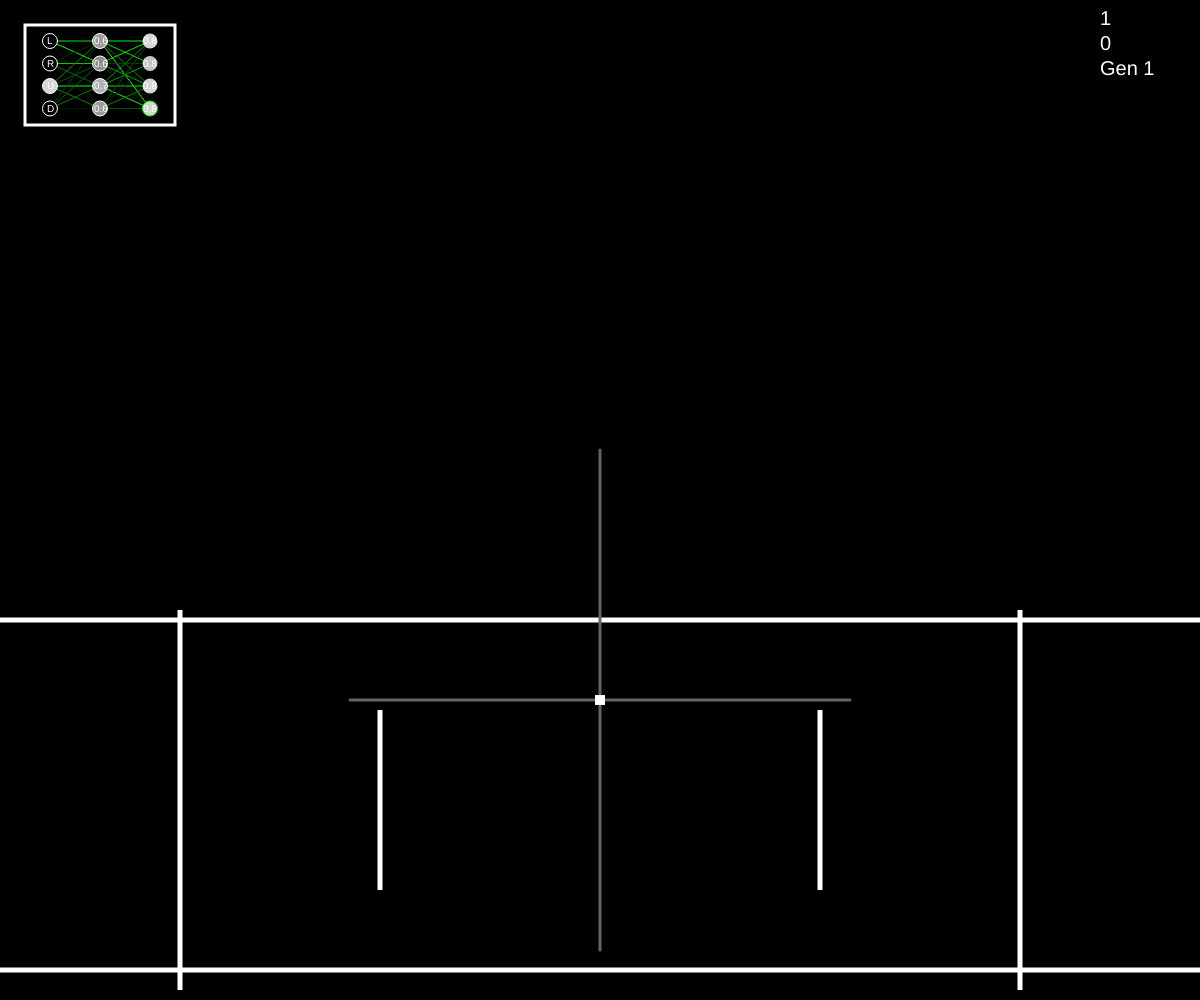
Frame 1 (no input)
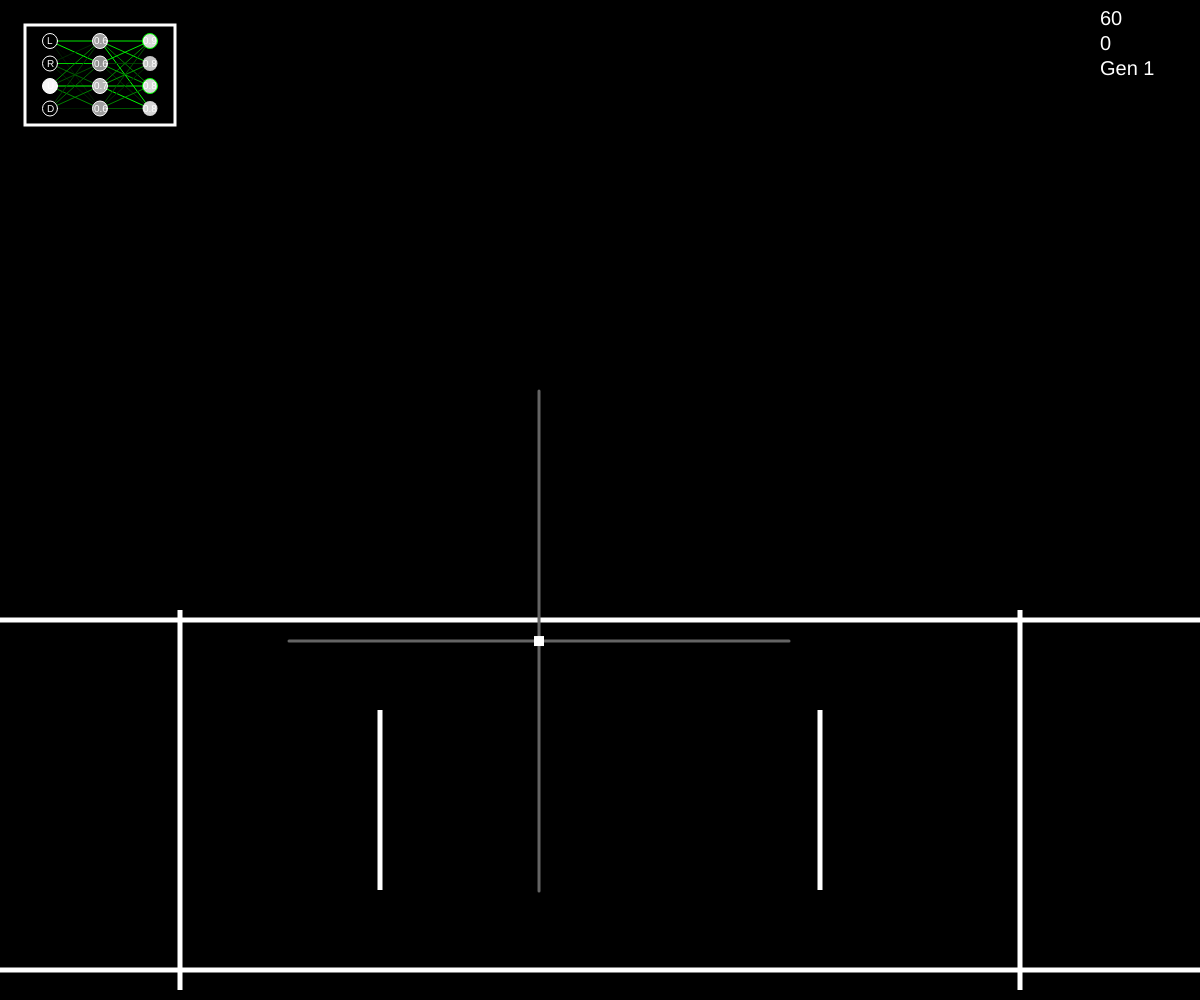
Frame 60 (no input)
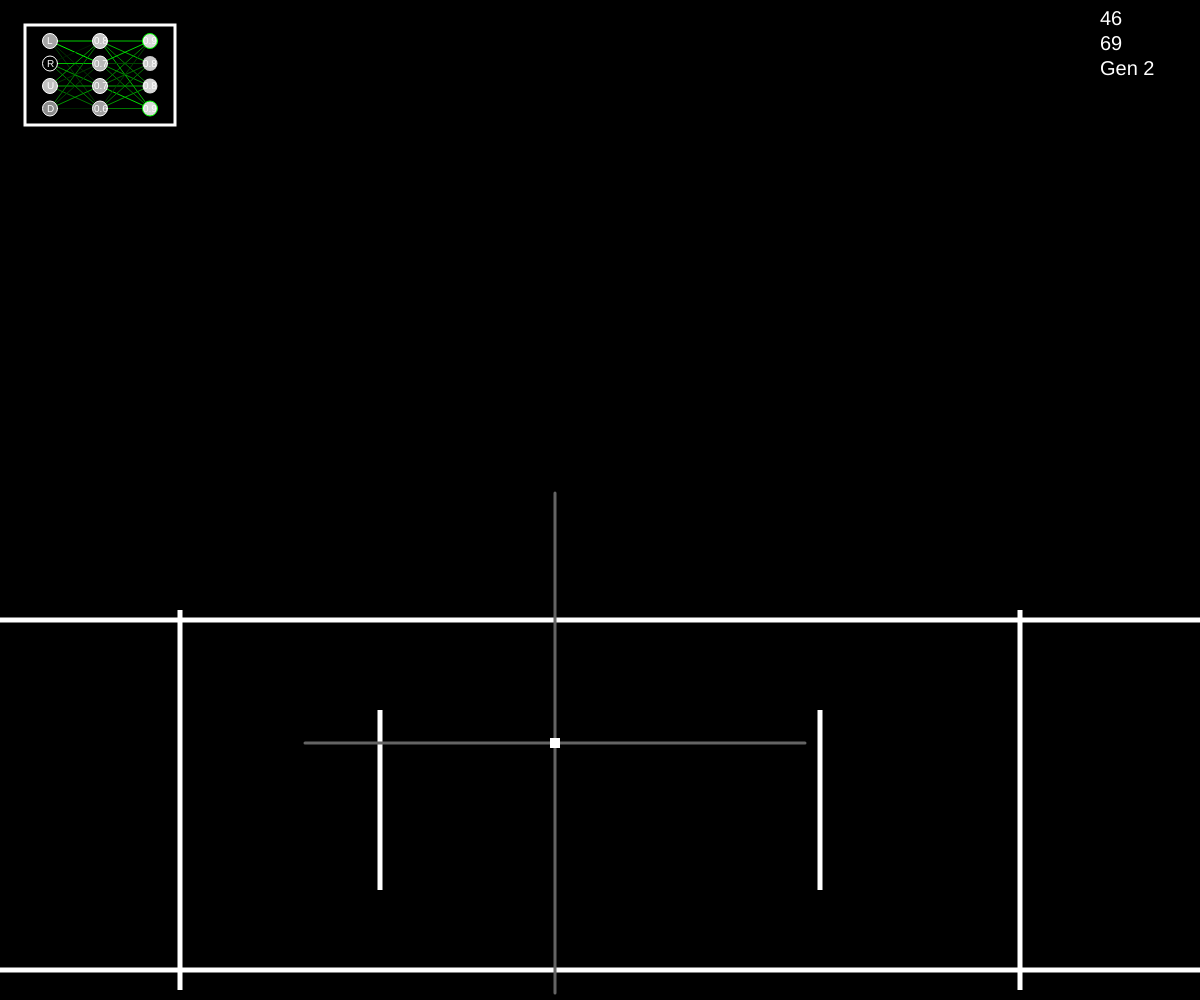
Frame 120 (the mouse pressed at the canvas centre since frame 60)

The p5.js sketch that drew these frames (run headless with seeded random() and noise() and a simulated clock; from frame 60 on, the mouse is pressed at the canvas centre):

// p5.js sketch
// ── sketch.js
/*
ORDER:
Left
Right
Up
Down
*/

function sigmoid(t) {

	return 1 / (1 + Math.pow(Math.E, -t));
	// return t / 1;

}

let canDie = true;
// function distance(x1, y1, x2, y2) {

// 	return Math.sqrt((x2 - x1)**2 + (y2 - y1)**2)

// }

function randWeight() {

	return Math.random();

}

function clamp(v) {

	if (v < 0) return 0;
	else if (v > 1) return 1;
	else return v;

}

class Player {

	constructor() {

		this.x = windowWidth / 2;
		this.y = windowHeight / 10 * 9;

		this.xaccel = 0;
		this.yaccel = 0;

		this.width = 10;
		this.height = 10;

		this.senseDistance = 250;
		this.dangerDistance = this.senseDistance*2;

		this.reset();

	}

	draw() {

		rectMode(CENTER);

		stroke(100, 100, 100);
		strokeWeight(3);
	
		line(this.x, this.y, this.x - this.senseDistance, this.y);
		line(this.x, this.y, this.x + this.senseDistance, this.y);
		line(this.x, this.y, this.x, this.y + this.senseDistance);
		line(this.x, this.y, this.x, this.y - this.senseDistance);

		// line(this.x, this.y, this.x + this.senseDistance, this.y + this.senseDistance);
		// line(this.x, this.y, this.x - this.senseDistance, this.y - this.senseDistance);
		// line(this.x, this.y, this.x - this.senseDistance, this.y + this.senseDistance);
		// line(this.x, this.y, this.x + this.senseDistance, this.y - this.senseDistance);

		fill(255, 255, 255);
		noStroke()
		rect(this.x, this.y, this.width, this.height);

		this.x += this.xaccel;
		this.y += this.yaccel;

		this.xaccel = lerp(this.xaccel, 0, 0.1);
		this.yaccel = lerp(this.yaccel, 0, 0.1);

		if (keyIsDown(38)) {

			this.yaccel -= 0.5;

		} else if (keyIsDown(40)) {

			this.yaccel += 0.5;

		}

		if (keyIsDown(37)) {

			this.xaccel -= 0.5;

		} else if (keyIsDown(39)) {

			this.xaccel += 0.5;

		}

		this.sense();

	}

	reset() {

		console.log("Reset!");
		this.x = windowWidth / 2;
		this.y = windowHeight / 10 * 7;
		this.xaccel = 0;
		this.yaccel = 0;
		time = 0;

	}

	sense() {

		let doneLeft = false;
		let doneRight = false;
		let doneUp = false;
		let doneDown = false;

		for (const wall of walls) {

			if (canDie && this.x > wall[0] - wall[2] / 2 && this.x < wall[0] + wall[2] / 2 && this.y > wall[1] - wall[3] / 2 && this.y < wall[1] + wall[3] / 2) {

				// console.log("dead!", Math.abs(this.x - wall[0]));
				
				if (time > bestTime) {

					bestTime = time;
					bestTimeTime = 0;

					for (const n of network.bnc) {
				
						// n.weight = [n.weight.slice(0, 2).reduce((a, b) => a + b, 0) * .6 + randWeight() * .4, ...n.weight];
						n.weight = [n.weight[0] * .6 + randWeight() * .4, ...n.weight];

					}

				} else {

					for (const n of network.bnc) {
						
						if (n.weight.length !== 1) {

							n.weight.shift();
							// n.weight = [n.weight.slice(0, 2).reduce((a, b) => a + b, 0) * .4 + randWeight() * .6, ...n.weight];
							n.weight = [n.weight[0] * .6 + randWeight() * .4, ...n.weight];

						} else {

							n.weight[1] = randWeight();

						}

					}

				}

				this.reset();

			}

			// Left
			if (wall[0] - wall[2] / 2 < this.x && wall[0] + wall[2] / 2 + this.senseDistance > this.x && this.y > wall[1] - wall[3] / 2 && this.y < wall[1] + wall[3] / 2) {

				network.inputNodes[0].trigger(clamp(1 - (this.x - wall[0]) / this.dangerDistance));
				doneLeft = true;

			}
			// Right
			else if (wall[0] - wall[2] / 2 > this.x && wall[0] + wall[2] / 2 - this.senseDistance < this.x && this.y > wall[1] - wall[3] / 2 && this.y < wall[1] + wall[3] / 2) {

				network.inputNodes[1].trigger(clamp(1 - (wall[0] - this.x) / this.dangerDistance));
				doneRight = true;

			}

			// Up
			if (wall[1] - wall[3] / 2 < this.y && wall[1] + wall[3] / 2 + this.senseDistance > this.y && this.x > wall[0] - wall[2] / 2 && this.x < wall[0] + wall[2] / 2) {

				// console.log("up!", clamp(1 - (this.y - wall[1]) / this.senseDistance));
				network.inputNodes[2].trigger(clamp(1 - (this.y - wall[1]) / this.dangerDistance));
				doneUp = true;

			}
			// Down
			else if (wall[1] - wall[3] / 2 > this.y && wall[1] + wall[3] / 2 - this.senseDistance < this.y && this.x > wall[0] - wall[2] / 2 && this.x < wall[0] + wall[2] / 2) {

				// console.log("down!", clamp(1 - (wall[1] - this.y) / this.senseDistance));
				network.inputNodes[3].trigger(clamp(1 - (wall[1] - this.y) / this.dangerDistance));
				doneDown = true;

			}

		}

		if (!doneLeft) network.inputNodes[0].trigger(0);
		if (!doneRight) network.inputNodes[1].trigger(0);
		if (!doneUp) network.inputNodes[2].trigger(0);
		if (!doneDown) network.inputNodes[3].trigger(0);

	}

}

class NetworkConnection {

	constructor(node, weight) {

		this.node = node;
		this.weight = [weight];

	}

	trigger(value) {

		this.node.trigger(value * this.weight[0]);

	}

}

class NetworkNode {

	constructor() {

		this.activation = 0;
		this.activationStack = [];
		this.nextNodeConnections = [];

	}

	connectTo(node) {

		this.nextNodeConnections.push(new NetworkConnection(node, Math.random()));

	}

	trigger(value) {

		// console.log(value)
		// this.activation = (this.activation + value) / 2;
		this.activationStack.push(value);

	}

	flush() {

		// this.activation = this.activationStack.reduce((a, b) => a + b, 0) / this.activationStack.length;
		if (this.activationStack.length !== 0) this.activation = sigmoid(this.activationStack.reduce((a, b) => a + b, 0));
		else this.activation = 0;
		this.activationStack = [];

		for (const conn of this.nextNodeConnections) {

			conn.trigger(this.activation);

		}

	}

}

class InputNode extends NetworkNode {

	flush() {

		// this.activation = this.activationStack.reduce((a, b) => a + b, 0) / this.activationStack.length;
		if (this.activationStack.length !== 0) this.activation = this.activationStack.reduce((a, b) => a + b, 0) / this.activationStack.length;
		this.activationStack = [];

		for (const conn of this.nextNodeConnections) {

			conn.trigger(this.activation);

		}

	}

}

class HiddenNode extends NetworkNode {

	trigger(value) {

		super.trigger(value);

	}

}

class OutputNode extends NetworkNode {



}

class NeuralNetwork {

	constructor() {

		this.inputNodes = [new InputNode(), new InputNode(), new InputNode(), new InputNode()];
		this.hiddenNodes = [new HiddenNode(), new HiddenNode(), new HiddenNode(), new HiddenNode()];
		this.outputNodes = [new OutputNode(), new OutputNode(), new OutputNode(), new OutputNode()];

		for (const i of this.inputNodes) {
			
			for (const h of this.hiddenNodes) {
			
				i.connectTo(h);
				
			}

		}

		for (const h of this.hiddenNodes) {
			
			for (const o of this.outputNodes) {
			
				h.connectTo(o);
				
			}

		}

		this.bnc = [];

		for (const i of this.inputNodes) {
			
			this.bnc.push(...i.nextNodeConnections);

		}

		for (const h of this.hiddenNodes) {
			
			this.bnc.push(...h.nextNodeConnections);

		}

		// this.nodes = [...this.inputNodes, ...this.hiddenNodes, ...this.outputNodes];

	}

	draw() {

		stroke(255, 255, 255);
		noFill();
		rectMode(CORNER);
		rect(25, 25, 150, 100);

		strokeWeight(1);

		// for (const n of this.nodes) {
			
		// 	n.activation = 0;

		// }

		let i = 0;
		for (const inp of this.inputNodes) {
		
			inp.flush();

			for (let i2 = 0; i2 < 4; i2++) {
		
				stroke(0, 255 * inp.nextNodeConnections[i2].weight[0], 0);
				line(50, 41 + i * 22.5, 100, 41 + i2 * 22.5);
		
			}
			stroke(255, 255, 255);
			
			// console.log(inp.activation)
			fill(255 * inp.activation);
			ellipse(50, 41 + i * 22.5, 15, 15);
			i++;

		}

		fill(255);
		noStroke();

		textFont("Arial", 10);
		text("L", 47, 44 + 0 * 22.5);
		text("R", 47, 44 + 1 * 22.5);
		text("U", 47, 44 + 2 * 22.5);
		text("D", 47, 44 + 3 * 22.5);

		noFill();
		stroke(255, 255, 255);

		i = 0;
		for (const hidd of this.hiddenNodes) {
			
			hidd.flush();

			for (let i2 = 0; i2 < 4; i2++) {
		
				stroke(0, 255 * hidd.nextNodeConnections[i2].weight[0], 0);
				line(100, 41 + i * 22.5, 150, 41 + i2 * 22.5);
		
			}
			stroke(255, 255, 255);

			fill(255 * hidd.activation);
			ellipse(100, 41 + i * 22.5, 15, 15);

			fill(255);
			noStroke();
			textFont("Arial", 10);
			text(hidd.activation.toPrecision(1), 94, 44 + i * 22.5);
			noFill();

			i++;

		}

		i = 0;
		let thresh = 0.78;
		let a = false;
		// let m = this.outputNodes.reduce((prev, current) => (prev.activation > current.activation) ? prev : current);

		let hor = this.outputNodes[0].activation > this.outputNodes[1].activation ? this.outputNodes[0] : this.outputNodes[1];
		let ver = this.outputNodes[2].activation > this.outputNodes[3].activation ? this.outputNodes[2] : this.outputNodes[3];

		for (const outp of this.outputNodes) {

			outp.flush();

			// stroke(255, 255, 255);
			noStroke();

			if (outp === hor && hor.activation > thresh) {

				a = true;
				stroke(0, 255, 0);

				if (i === 0) player.xaccel -= hor.activation * 0.15;
				if (i === 1) player.xaccel += hor.activation * 0.15;

			}

			if (outp === ver && ver.activation > thresh) {

				a = true;
				stroke(0, 255, 0);

				if (i === 2) player.yaccel -= ver.activation * 0.15;
				if (i === 3) player.yaccel += ver.activation * 0.15;

			}

			fill(255 * outp.activation);
			ellipse(150, 41 + i * 22.5, 15, 15);

			fill(255);
			noStroke();
			textFont("Arial", 10);
			text(outp.activation.toPrecision(1), 143, 44 + i * 22.5);
			noFill();

			i++;

		}

		if (!a) {

			for (const n of network.bnc) {
						
				if (n.weight.length !== 1) {

					n.weight.shift();
					// n.weight = [n.weight.slice(0, 2).reduce((a, b) => a + b, 0) * .4 + randWeight() * .6, ...n.weight];
					n.weight = [n.weight[0] * .4 + randWeight() * .6, ...n.weight];

				} else {

					n.weight[1] = randWeight();

				}

			}

			// player.yaccel += (.5-Math.random())*2;
			player.reset();

		}
		// if (dir === 1) player.xaccel += 0.25;
		// if (dir === 2) player.yaccel -= 0.25;
		// if (dir === 3) player.yaccel += 0.25;

	}

}

let player;
let network;
let walls = [];

let time = 0;
let bestTime = 0;
let bestTimeTime = 0;

function setup() {

	createCanvas(windowWidth, windowHeight);
	colorMode(RGB);

	player = new Player();
	network = new NeuralNetwork();

	// wall(windowWidth / 2 - 30, windowHeight - 120, 5, 200);
	wall(windowWidth / 2 + 220, windowHeight - 200, 5, 180);
	wall(windowWidth / 2 - 220, windowHeight - 200, 5, 180);

	wall(windowWidth / 2 + 420, windowHeight - 200, 5, 380);
	wall(windowWidth / 2 - 420, windowHeight - 200, 5, 380);

	wall(windowWidth / 2, windowHeight - 30, windowWidth, 5);

	// wall(windowWidth / 2 - 80, windowHeight - 220, 100, 5);
	wall(windowWidth / 2, windowHeight - 380, windowWidth, 5);

}

function wall(x, y, w, h) {

	walls.push([x, y, w, h]);

}

function draw() {

	background(0, 0, 0);

	time++;
	if (bestTime) {

		bestTime -= 0.1;

	}

	// if (bestTimeTime > 50 && time < bestTime) {

	// 	console.log("AARP - resetting!");

		// player.x = windowWidth / 2;
		// player.y = windowHeight / 10 * 9;
		// time = 0;

		// bestTimeTime = 0;
		// for (const n of network.bnc) {
			
		// 	n.weight.shift();
		// 	n.weight = [(n.weight[0] + randWeight()) / 2, ...n.weight];

		// }

	// }

	noStroke();
	fill(255);
	rectMode(CENTER);
	for (const wall of walls) {

		rect(...wall);

	}

	textFont("Arial", 20);
	text(time, windowWidth - 100, 25);
	text(Math.round(bestTime), windowWidth - 100, 50);
	text(`Gen ${network.bnc[0].weight.length}`, windowWidth - 100, 75);

	player.draw();
	network.draw();

}
